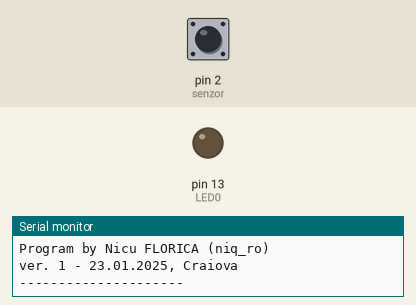
Simulated run of this sketch. Board: Arduino Uno, built with avr-gcc and run on an emulated ATmega328P. Parts: output pins drawn as LEDs (lit = HIGH), the last lines printed to the serial monitor. The test bench sets the inputs (shaded band); at power-on: pin 2 (senzor) HIGH.

Above: at 1.2 s.
1.3 s: pin 2 (senzor) pulled LOW for 3.2 s
At 4.5 s:
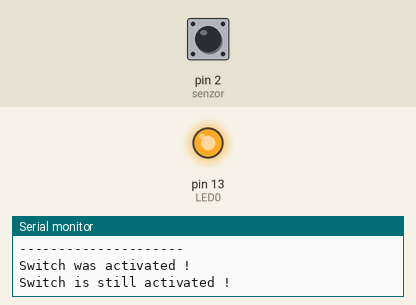
6.1 s: pin 2 (senzor) pulled LOW for 0.15 s
Timing chart, 0 to 9.1 s (numbered marks = the images above; inputs shaded):
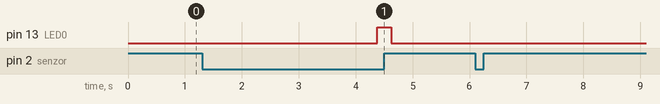

The sketch:

Occupy_1.ino
```cpp
/*
 * original program by Nicu FLORICA (niq_ro)
 * 0 - intial (momentary switch at D2__/__GND)
 * 0a - added on time in serial hh:mm:ss
 * 1 - changed to record just if a button was pushed (simulated sensor) for long time
 */

#define senzor 2
#define LED0 13

byte staresenzor1 = 1; // stare actuala senzor
byte staresenzor0 = 1; // stare anterioara senzor
byte actionare = 0;    // numere pare (parcare libera)

unsigned long timp1;
unsigned long timp2;
unsigned long timp0;
unsigned long pauza = 3000; //


void setup() {
  Serial.begin(9600);
  Serial.println(" ");
  Serial.println("Occupy Area monitoring system with momentary button");
  Serial.println("Program by Nicu FLORICA (niq_ro)");
  Serial.println("ver. 1 - 23.01.2025, Craiova");
  Serial.println("---------------------");

  pinMode (LED0, OUTPUT);
  digitalWrite(LED0, 0);
  pinMode (senzor, INPUT);
  digitalWrite(senzor, HIGH);
}


void loop() {
staresenzor1 = digitalRead(senzor);  // se citeste starea actuala a senzorului
 if ((actionare == 0) and (staresenzor1 == LOW)) // este activat
   {
      Serial.println("Switch was activated !");
      timp2 = millis()/1000;  // store the time for first push record
      actionare = 1;
      delay(pauza);  // wait for debounce the false timmings
   }
staresenzor1 = digitalRead(senzor);  // se citeste starea actuala a senzorului
 if (actionare == 1)
   {
   if (staresenzor1 == LOW) // daca inca este activat
   {
      Serial.println("Switch is still activated !");
      actionare = 2; // good news
      digitalWrite(LED0, 1);
   }
   else
   {
      Serial.println("False trigger !");
      timp1 = millis()/1000;  // store the time for first push record
      actionare = 0;   // reset the status as not closed switch
   }
   }
staresenzor1 = digitalRead(senzor);  // se citeste starea actuala a senzorului
 if (actionare == 2)
   {
   if (staresenzor1 == HIGH) // daca nu mai e activat
   {
      Serial.println("--------------------");
      Serial.println("Switch was released !");
      //actionare = 0; // good news
      timp1 = millis()/1000;  // store the time for first push record
      timp0 = timp1 - timp2;
      Serial.print("Switch was activated for: ");
      Serial.print((timp0/3600)/10);
      Serial.print((timp0/3600)%10);
      Serial.print("h:");
      Serial.print(((timp0%3600)/60)/10);
      Serial.print(((timp0%3600)/60)%10);
      Serial.print("m:");
      Serial.print(((timp0%3600)%60)/10);
      Serial.print(((timp0%3600)%60)%10);
      Serial.println("s");
      Serial.println("--------------------");
      digitalWrite(LED0, 0);
      actionare = 0;
   }
   }
delay(100);
}  // sfarsit de program principal
```

Measured:
- after the input at 1.3 s, pin 13 (LED0): LOW → HIGH after 3.1 s, → LOW 0.24 s later
